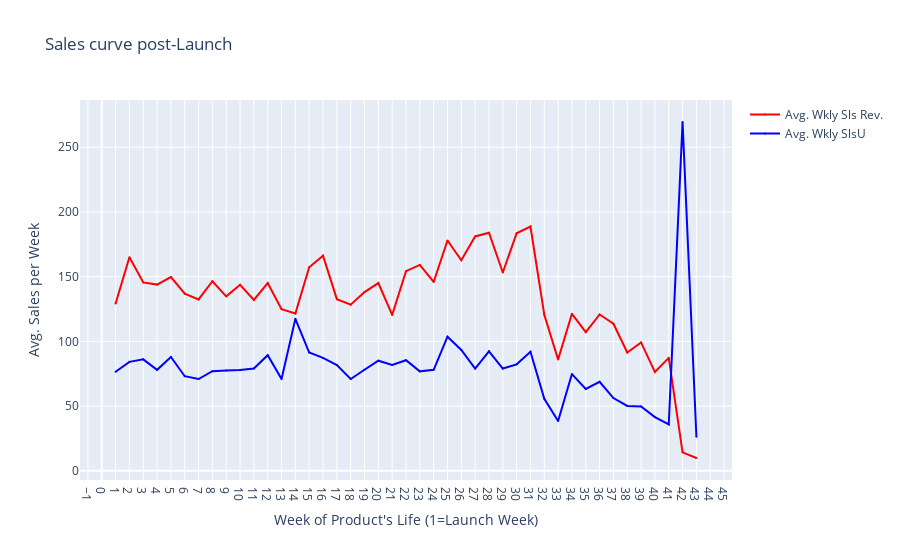

The notebook cell saved with this chart:
### Code cell
#Charting the product week of life avg sales revenue and units

fig5 = go.Figure([
    go.Scatter(name='Avg. Wkly Sls Rev.',
        x=life_tbl['prod_wol'],
        y=life_tbl['Sales_(GBP)'],
        mode='markers+lines',
        marker=dict(color='red', size=2),
        showlegend=True),
    
    go.Scatter(name='Avg. Wkly SlsU',
        x=life_tbl['prod_wol'],
        y=life_tbl['Quantity'],
        mode='markers+lines',
        marker=dict(color='blue', size=2),
        showlegend=True)

])
fig5.update_layout(
    yaxis_title='Avg. Sales per Week',
    xaxis_title='Week of Product\'s Life (1=Launch Week)',
    title='Sales curve post-Launch',
    hovermode="x")
fig5.update_xaxes(tickmode='linear')
fig5.show()

### Figure 1 — Plotly figure (JSON) as saved in the notebook; plotly's stock layout.template omitted (floating-point values rounded to 4 significant figures)
{"data": [{"marker": {"color": "red", "size": 2}, "mode": "markers+lines", "name": "Avg. Wkly Sls Rev.", "showlegend": true, "type": "scatter", "x": [1, 2, 3, 4, 5, 6, 7, 8, 9, 10, 11, 12, 13, 14, 15, 16, 17, 18, 19, 20, 21, 22, 23, 24, 25, 26, 27, 28, 29, 30, 31, 32, 33, 34, 35, 36, 37, 38, 39, 40, 41, 42, 43], "y": [129.3, 165.1, 145.5, 143.9, 149.7, 136.9, 132.4, 146.5, 134.8, 143.7, 132.0, 145.1, 124.9, 121.6, 157.3, 166.3, 132.6, 128.3, 138.1, 145.0, 120.4, 154.2, 159.1, 145.9, 177.9, 162.7, 181.1, 183.9, 153.2, 183.5, 188.8, 120.6, 85.93, 121.3, 107.1, 120.8, 113.7, 91.41, 99.18, 76.29, 87.26, 14.22, 9.87]}, {"marker": {"color": "blue", "size": 2}, "mode": "markers+lines", "name": "Avg. Wkly SlsU", "showlegend": true, "type": "scatter", "x": [1, 2, 3, 4, 5, 6, 7, 8, 9, 10, 11, 12, 13, 14, 15, 16, 17, 18, 19, 20, 21, 22, 23, 24, 25, 26, 27, 28, 29, 30, 31, 32, 33, 34, 35, 36, 37, 38, 39, 40, 41, 42, 43], "y": [76.53, 84.18, 86.09, 78.01, 87.96, 73.08, 70.87, 76.92, 77.56, 77.96, 79.04, 89.3, 70.92, 117.4, 91.37, 87.24, 81.68, 70.87, 78.06, 85.08, 81.78, 85.45, 76.83, 78.02, 103.6, 93.4, 78.94, 92.35, 78.99, 82.24, 91.94, 55.68, 38.39, 74.73, 63.23, 68.73, 56.2, 50.07, 49.75, 41.46, 35.82, 269.5, 26.25]}], "layout": {"hovermode": "x", "title": {"text": "Sales curve post-Launch"}, "xaxis": {"tickmode": "linear", "title": {"text": "Week of Product's Life (1=Launch Week)"}}, "yaxis": {"title": {"text": "Avg. Sales per Week"}}}}
